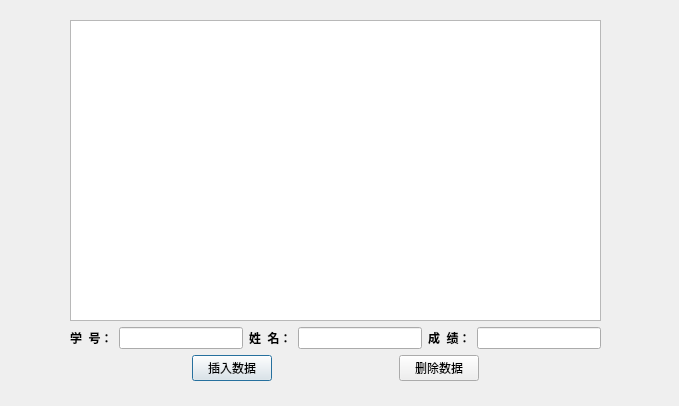
<?xml version="1.0" encoding="UTF-8"?>
<ui version="4.0">
 <class>TableShow</class>
 <widget class="QDialog" name="TableShow">
  <property name="geometry">
   <rect>
    <x>0</x>
    <y>0</y>
    <width>679</width>
    <height>406</height>
   </rect>
  </property>
  <property name="windowTitle">
   <string>学生信息表</string>
  </property>
  <property name="windowIcon">
   <iconset resource="Resources.qrc">
    <normaloff>:/new/prefix1/Schoolicon.png</normaloff>:/new/prefix1/Schoolicon.png</iconset>
  </property>
  <property name="styleSheet">
   <string notr="true">#TableShow{
border-image: url(:/new/prefix1/tableBackground.png);
}</string>
  </property>
  <widget class="QWidget" name="">
   <property name="geometry">
    <rect>
     <x>70</x>
     <y>20</y>
     <width>531</width>
     <height>361</height>
    </rect>
   </property>
   <layout class="QVBoxLayout" name="verticalLayout">
    <item>
     <widget class="QTableView" name="sqlView"/>
    </item>
    <item>
     <layout class="QHBoxLayout" name="horizontalLayout">
      <item>
       <widget class="QLabel" name="label_2">
        <property name="font">
         <font>
          <bold>true</bold>
         </font>
        </property>
        <property name="text">
         <string>学  号：</string>
        </property>
       </widget>
      </item>
      <item>
       <widget class="QLineEdit" name="lineEdit_id"/>
      </item>
      <item>
       <widget class="QLabel" name="label">
        <property name="font">
         <font>
          <bold>true</bold>
         </font>
        </property>
        <property name="text">
         <string>姓  名：</string>
        </property>
       </widget>
      </item>
      <item>
       <widget class="QLineEdit" name="lineEdit_name"/>
      </item>
      <item>
       <widget class="QLabel" name="label_3">
        <property name="font">
         <font>
          <bold>true</bold>
         </font>
        </property>
        <property name="text">
         <string>成  绩：</string>
        </property>
       </widget>
      </item>
      <item>
       <widget class="QLineEdit" name="lineEdit_score"/>
      </item>
     </layout>
    </item>
    <item>
     <layout class="QHBoxLayout" name="horizontalLayout_2">
      <item>
       <spacer name="horizontalSpacer_2">
        <property name="orientation">
         <enum>Qt::Horizontal</enum>
        </property>
        <property name="sizeHint" stdset="0">
         <size>
          <width>40</width>
          <height>20</height>
         </size>
        </property>
       </spacer>
      </item>
      <item>
       <widget class="QPushButton" name="pushButton_insert">
        <property name="text">
         <string>插入数据</string>
        </property>
       </widget>
      </item>
      <item>
       <spacer name="horizontalSpacer">
        <property name="orientation">
         <enum>Qt::Horizontal</enum>
        </property>
        <property name="sizeHint" stdset="0">
         <size>
          <width>40</width>
          <height>20</height>
         </size>
        </property>
       </spacer>
      </item>
      <item>
       <widget class="QPushButton" name="pushButton_delete">
        <property name="text">
         <string>删除数据</string>
        </property>
       </widget>
      </item>
      <item>
       <spacer name="horizontalSpacer_3">
        <property name="orientation">
         <enum>Qt::Horizontal</enum>
        </property>
        <property name="sizeHint" stdset="0">
         <size>
          <width>40</width>
          <height>20</height>
         </size>
        </property>
       </spacer>
      </item>
     </layout>
    </item>
   </layout>
  </widget>
 </widget>
 <resources>
  <include location="Resources.qrc"/>
 </resources>
 <connections/>
</ui>
